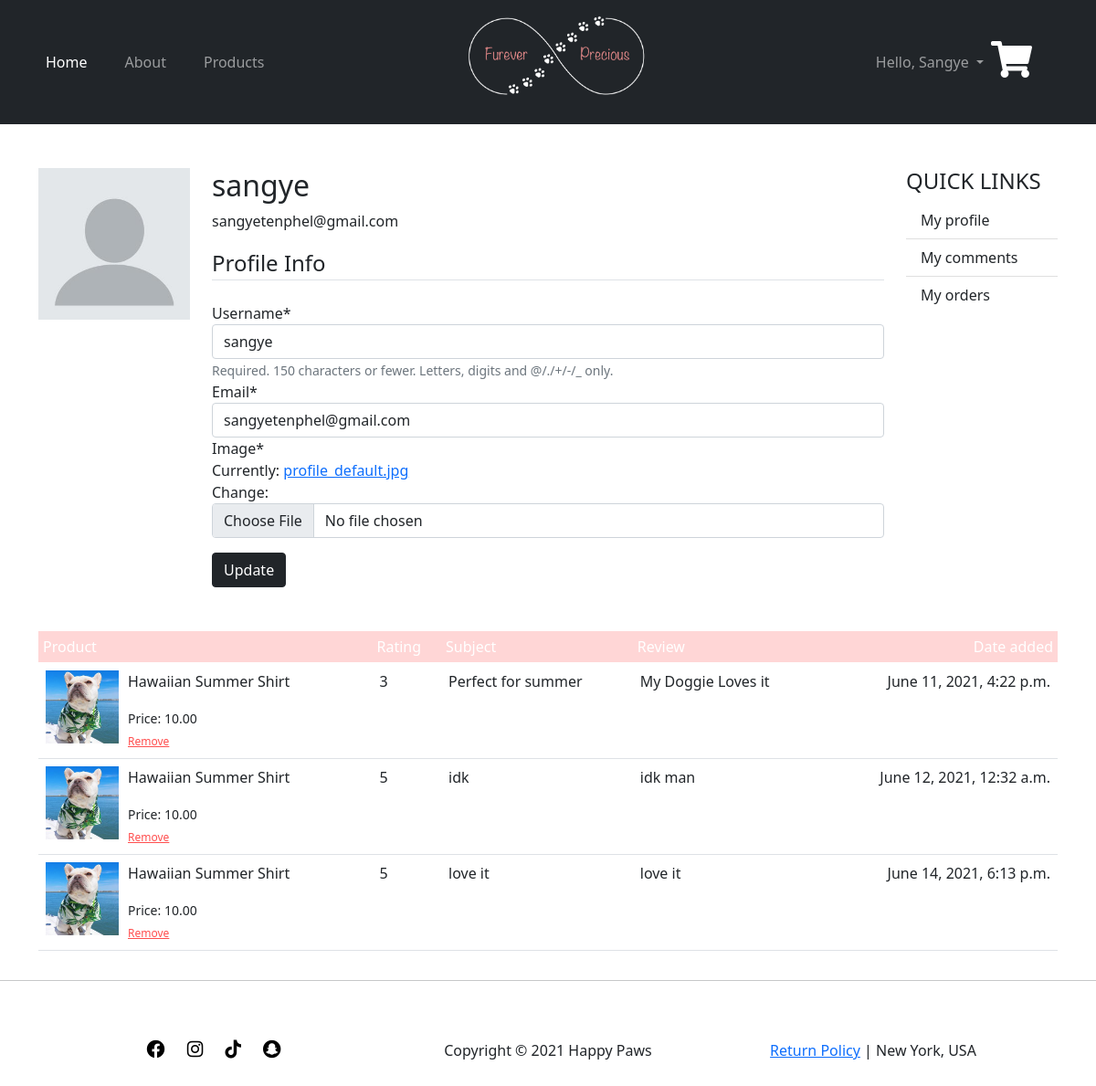
The page /user/profile/ (signed in) on the database its author committed.
### users/models.py (models this page shows, shortened)
class Profile(models.Model):
    user = models.OneToOneField(User, on_delete=models.CASCADE)
    image = models.ImageField(default='profile_default.jpg', upload_to='profile_pics')
    def image_tag(self):
        return mark_safe(f'<img src="{self.image.url}" height="50">')
    image_tag.short_description = 'Profile Pic'

### store/models.py (models this page shows, shortened)
class Review(models.Model):
    reviewer = models.ForeignKey(User, on_delete=models.CASCADE)
    product = models.ForeignKey(Product, on_delete=models.CASCADE)
    subject = models.CharField(max_length=150, blank=True)
    review = models.TextField(blank=True)
    rating = models.IntegerField()
    date_added = models.DateTimeField(auto_now=True)

class Product(models.Model):
    VARIANTS = (
        ('None', 'None'),
        ('Size', 'Size'),
        ('Color', 'Color'),
        ('Size-Color', 'Size-Color')
    )
    name = models.CharField(max_length=255)
    price = models.DecimalField(max_digits=6, decimal_places=2)
    keyword = models.CharField(max_length=255)
    date_added = models.DateTimeField(default=timezone.now)
    image = models.ImageField(upload_to='products')
    description = RichTextUploadingField()
    variant = models.CharField(max_length=10, choices=VARIANTS, default='None')
    def image_tag(self):
        return mark_safe(f'<img src="{self.image.url}" height="50">')
    image_tag.short_description = "Product Image"

### users/views.py (the view)
# urls.py: path('profile/', views.user_profile, name='user-profile'),
@login_required
def user_profile(request):
    if request.method == 'POST':
        u_form = UserUpdateForm(request.POST, instance=request.user)
        p_form = ProfileUpdateForm(request.POST, request.FILES, instance=request.user.profile)
        if u_form.is_valid() and p_form.is_valid():
            u_form.save()
            p_form.save()
            messages.success(request, f'Your account has been updated!')
            return redirect('profile')
    else:
        u_form = UserUpdateForm(instance=request.user)
        p_form = ProfileUpdateForm(instance=request.user.profile)
    reviews = Review.objects.filter(reviewer=request.user)
    context = {
        'u_form': u_form,
        'p_form': p_form,
        'reviews': reviews,
    }
    return render(request, 'users/profile.html', context)

### users/forms.py
class UserUpdateForm(forms.ModelForm):
    email = forms.EmailField()
    class Meta:
        model = User
        fields = ['username', 'email']

class ProfileUpdateForm(forms.ModelForm):
    class Meta:
        model = Profile
        fields = ['image']
        widgets = {
            'image': forms.ClearableFileInput(attrs={'class': 'form-control mb-3'})
        }

### users/templates/users/profile.html (shortened to what this page needs)
{% extends 'store/base.html' %}
{% load static %}
{% load crispy_forms_tags %}
{% block content %}
<div class="container mt-5">
    <div class="row">
        <div class="col-2">
            <img class="img-fluid" src="{{ user.profile.image.url }}" alt="">
        </div>
        <div class="col">
            <h2>{{ user.username }}</h2>
            <p>{{ user.email }}</p>
            <form action="" method="POST" enctype="multipart/form-data">
                <fieldset class="form-group">
                    <legend class="border-bottom mb-4">Profile Info</legend>
                    {{ u_form|crispy }}
                    {{ p_form|crispy }}
                </fieldset>
                <button class="btn btn-dark" type="submit">Update</button>
            </form>
        </div>
        <div class="col-2 list-group-flush">
            <h4 class="fw-normal">QUICK LINKS</h4>
            <a href="" class="list-group-item list-group-item-action">My profile</a>
            <a href="" class="list-group-item list-group-item-action">My comments</a>
            <a href="" class="list-group-item list-group-item-action">My orders</a>
        </div>
        <div class="table-responsive">
            <table class="table mt-5">
                <thead>
                    <tr>
                        <th>Product</th>
                        <th>Rating</th>
                        <th>Subject</th>
                        <th>Review</th>
                        <th>Date added</th>
                    </tr>
                </thead>
                <tbody>
                    {% for review in reviews %}
                        <tr>
                            <td>
                                <div class="cart-info">
                                    <img src="{{ review.product.image.url }}" alt="">
                                    <div>
                                        <p>{{ review.product.name }}</p>
                                        <small>Price: {{ review.product.price }}</small>
                                        <br>
                                        <a href="{% url 'user-review-delete' review.id %}" onclick="return confirm('Delete review for {{ review.product.name }}?');">Remove</a>
                                    </div>
                                </div>
                            </td>
                            <td>{{ review.rating }}</td>
                            <td>{{ review.subject }}</td>
                            <td>{{ review.review }}</td>
                            <td>{{ review.date_added }}</td>
                        </tr>
                    {% endfor %}
                </tbody>
            </table>
        </div>
    </div>
</div>
{% endblock content %}

### store/templates/store/base.html (shortened to what this page needs)
{% load static %}
<!doctype html>
<html lang="en">
  <head>
    <link href="https://cdn.jsdelivr.net/npm/bootstrap@5.0.1/dist/css/bootstrap.min.css" rel="stylesheet">
    <link rel="stylesheet" href="https://cdnjs.cloudflare.com/ajax/libs/font-awesome/5.15.3/css/all.min.css">
    <link rel="stylesheet" type="text/css" href="{% static 'store/style.css' %}">
  </head>
  <body>
      <nav class="navbar navbar-expand-lg navbar-dark bg-dark py-5">
        <div class="container">
          <a class="navbar-brand navbar-brand-centered" href="{% url 'store-home' %}">
            <img src="{% static 'store/images/fureverprecious_logo.png' %}" alt="">
          </a>
          <div class="collapse navbar-collapse" id="navbarSupportedContent">
            <ul class="navbar-nav me-auto mb-2 mb-md-0">
              <li class="nav-item">
                <a class="nav-link active" aria-current="page" href="{% url 'store-home' %}">Home</a>
              </li>
              <li class="nav-item">
                <a class="nav-link" aria-current="page" href="#">About</a>
              </li>
              <li class="nav-item">
                <a class="nav-link" href="{% url 'products' %}">Products</a>
              </li>
            </ul>
            <ul class="navbar-nav">
              {% if user.is_authenticated %}
                <li class="nav-item dropdown">
                  <a class="nav-link dropdown-toggle" href="#" id="navbarDropdown" role="button" data-bs-toggle="dropdown" aria-expanded="false">
                    Hello, {{ user.username|title }}
                  </a>
                </li>
              {% endif %}
            </ul>
          </div>
          <li class="nav-item">
            <a href="{% url 'cart' %}"><i class="fas fa-shopping-cart"></i></a>
          </li>
        </div>
      </nav>
    {% block content %}
    {% endblock %}
    <hr>
    <footer>
        <div class="container p-5">
            <div class="row">
                <div class="col socials">
                    <a href=""><i class="fab fa-facebook"></i></a>
                    <a href=""><i class="fab fa-instagram"></i></a>
                    <a href=""><i class="fab fa-tiktok"></i></a>
                    <a href=""><i class="fab fa-snapchat"></i></a>
                </div>
                <div class="col">
                    Copyright &copy; 2021 Happy Paws
                </div>
                <div class="col">
                    <a href="">Return Policy</a> |
                    New York, USA
                </div>
            </div>
        </div>
    </footer>
  </body>
</html>

### store/static/store/style.css (style rules this page uses)
.navbar-brand-centered { position: absolute; left: 50%; top: 10px; text-align: center; }
.navbar>.container .navbar-brand-centered { margin-left: -100px; }
.navbar-brand img { width: 220px; }
.fa-shopping-cart { font-size: 40px; top: 45px; right: 70px; position: absolute; color: white; }
.nav-item { padding-right: 25px; }
footer { text-align: center; }
.socials i { padding-right: 20px; font-size: 20px; color: black; }
.table th { background: #ffd6d6; color: #fff; font-weight: normal; padding: 5px; }
.cart-info { display: flex; flex-wrap: wrap; }
td a { color: #ff4e4e; font-size: 12px; }
td img { width: 80px; height: 80px; margin-right: 10px; }
th:last-child, td:last-child { text-align: right; }

### rows shown on the page
Review: product.image (picture), product.name "Hawaiian Summer Shirt", product.price "10.00", rating "3", subject "Perfect for summer", review "My Doggie Loves it", date_added "June 11, 2021, 4:22 p.m."
Review: product.image (picture), product.name "Hawaiian Summer Shirt", product.price "10.00", rating "5", subject "idk", review "idk man", date_added "June 12, 2021, 12:32 a.m."
Review: product.image (picture), product.name "Hawaiian Summer Shirt", product.price "10.00", rating "5", subject "love it", review "love it", date_added "June 14, 2021, 6:13 p.m."

### other values the page prints
{{ user.username|title }} "Sangye"
{{ user.username }} "sangye"
{{ user.email }} "sangyetenphel@gmail.com"
